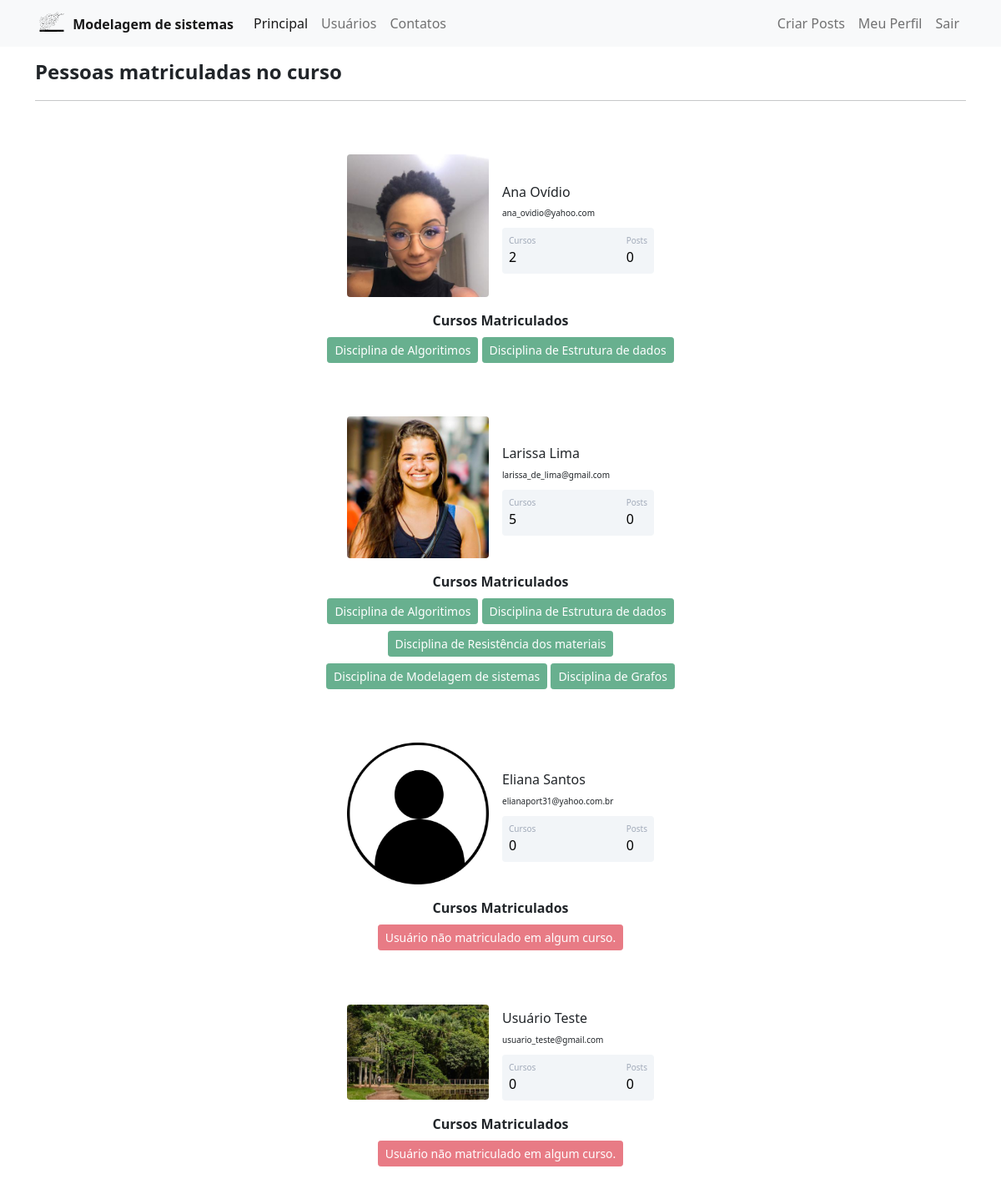
Page /users (signed in) on the committed database.
### general_system/models.py (models this page shows)
class Usuario(data_base.Model, UserMixin):
    id = data_base.Column(data_base.Integer, primary_key=True)
    username = data_base.Column(data_base.String, nullable=False)
    email = data_base.Column(data_base.String, nullable=False, unique=True)
    password = data_base.Column(data_base.String, nullable=False)
    perf_photo = data_base.Column(data_base.String, default='default.jpg')
    posts = data_base.relationship('Post', backref='autor', lazy=True)
    courses = data_base.Column(data_base.String, nullable=False, default='')

### general_system/routes.py (the view)
@app.route("/users")
@login_required
def users():
    set_users = Usuario.query.all()
    return render_template('users.html', set_users=set_users)

### general_system/models.py (called while the page is built)
@login_manager.user_loader
def load_user(id_user):
    return Usuario.query.get(int(id_user))

### general_system/templates/users.html (shortened to what this page needs)
{% extends 'base.html' %}
{% block bory %}
    <div class="container">
        <h1><font size="+2"><strong>Pessoas matriculadas no curso</strong></font></h1>
        <hr>
        {% for user in set_users %}
            <div class="container mt-5 d-flex justify-content-center">
                <div class="card p-3">
                    <div class="d-flex align-items-center">
                        <div class="image pe-3"> <img src="{{url_for('static', filename='image_id_user/{}'.format(user.perf_photo))}}" class="rounded" width="170"> </div>
                        <div class="ml-3 w-100">
                            <h4 class="mb-0 mt-0"><font size="3">{{user.username}}</font></h4> <span><font size="1">{{user.email}}</font></span>
                            <div class="p-2 mt-2 bg-primary d-flex justify-content-between rounded text-white stats">
                                {% if 'Não Informado' in user.courses or user.courses == '' %}
                                    <div class="d-flex flex-column"> <span class="articles">Cursos</span> <span class="number1">0</span> </div>
                                {% else %}
                                    <div class="d-flex flex-column"> <span class="articles">Cursos</span> <span class="number1">{{user.courses.count(';') + 1}}</span> </div>
                                {% endif %}
                                <div class="d-flex flex-column"> <span class="rating">Posts</span> <span class="number3">0</span> </div>
                            </div>
                        </div>
                    </div>
                </div>
            </div>
            <div class="row justify-content-center">
                <div class="col col-5" style="text-align: center">
                    <strong>Cursos Matriculados</strong><br>
                    {% if 'Não Informado' in user.courses or user.courses == '' %}
                        <button type="button" class="btn btn-sm btn-danger mt-2" disabled>Usuário não matriculado em algum curso.</button>
                    {% else %}
                        {% for course in user.courses.split(';') %}
                             <button type="button" class="btn btn-sm btn-success mt-2" disabled>{{ course }}</button>
                        {% endfor %}
                    {% endif %}
                </div>
            </div>
        {% endfor %}
    </div>
{% endblock %}

### general_system/static/main.css (style rules this page uses)
.card { width: 400px; border: none; border-radius: 10px; background-color: #fff }
.stats { background: #f2f5f8 !important; color: #000 !important }
.articles { font-size: 10px; color: #a1aab9 }
.number1 { font-weight: 500 }
.rating { font-size: 10px; color: #a1aab9 }
.number3 { font-weight: 500 }

### rows in the picture
Usuario: perf_photo (picture), username "Ana Ovídio", email "ana_ovidio@yahoo.com", courses "2", course "Disciplina de Algoritimos" "Disciplina de Estrutura de dados"
Usuario: perf_photo (picture), username "Larissa Lima", email "larissa_de_lima@gmail.com", courses "5", course "Disciplina de Algoritimos" "Disciplina de Estrutura de dados" "Disciplina de Resistência dos materiais" "Disciplina de Modelagem de sistemas" "Disciplina de Grafos"
Usuario: perf_photo (placeholder picture), username "Eliana Santos", email "elianaport31@yahoo.com.br", courses "Cursos"
Usuario: perf_photo (picture), username "Usuário Teste", email "usuario_teste@gmail.com", courses "Cursos"
